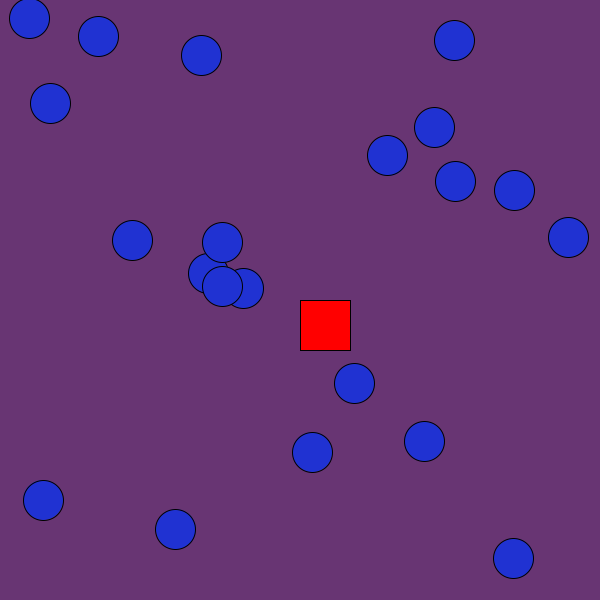
Frame 1 (no input)
Frame 60 (the mouse pressed at the canvas centre just before this capture): identical to frame 1, image omitted
Frame 120 (the mouse held since frame 60 and released just before this capture): identical to frame 1, image omitted

The Processing sketch that drew this single still picture (run headless with seeded random() and noise(); from frame 60 on, the mouse is pressed at the canvas centre):

// Processing sketch: processing_74772
// ── processing_74772.pde

int numBalls = 20;
boolean buttonOn = false;
Ball[] ball = new Ball[500];
void setup()
{
 size(600, 600);
 background(104,53,115);
 smooth();
 ellipseMode(RADIUS);
 for (int i=0;i<(numBalls+1);i++) {
    ball[i] = new Ball();
    ball[i].createBall();
 }
}
void draw()
{
 if (buttonOn == true){
    background(104,53,115);
 }
 if (buttonOn == true) {
    fill(0, 255, 0); // green square (on)
    rect(width/2, height/2, 50, 50);
   
    for (int i=0;i<(numBalls+1);i++) {
     ball[i].moveBall();
    }
 } else if (buttonOn == false) {
    fill(255,0,0); // red square (off)
    rect(width/2, height/2, 50, 50);
 }
}
void mousePressed() {
 if (mouseX > (width/2) && mouseX < ((width/2)+50) &&
    mouseY > (height/2) && mouseY < ((height/2)+50)) {
    if (buttonOn == true) {
     buttonOn = false;
    }
    else if (buttonOn == false) {
     buttonOn = true;
    }
 }
}
/**************************************************************/
class Ball
{
 int rad = 20;
 float xPos = random(width);
 float yPos = random(height);
 float xSpeed = random(5);
 float ySpeed = random(5);
 int xDirection = 1;
 int yDirection = 1;
 Ball() {
 }
 void createBall() {
    fill(32,50,210);
    ellipse(xPos, yPos, rad, rad);
 }
 void moveBall() {
    xPos = xPos + ( xSpeed * xDirection );
    yPos = yPos + ( ySpeed * yDirection );
    if (xPos > width-rad || xPos < rad) {
     xDirection *= -1;
    }
    if (yPos > height-rad || yPos < rad) {
     yDirection *= -1;
    }
   
    fill(32,50,210);
    ellipse(xPos, yPos, rad, rad);
 }
}
